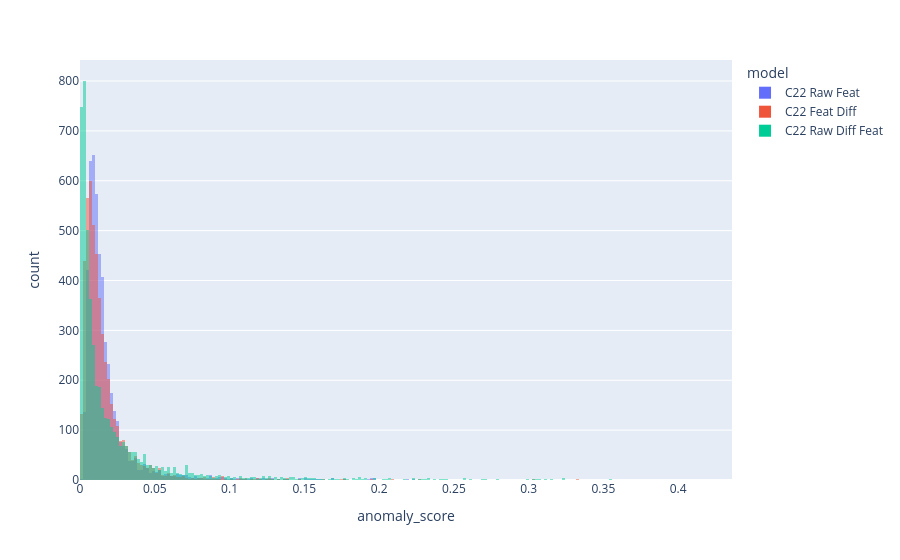

Write notebook code for a chart like this one.
### Code cell
scores_long = pd.concat(
    [s.df[["anomaly_score"]].dropna().assign(model=name) for name, s in c22_day_scores.items()],
    ignore_index=True,
)
px.histogram(scores_long, x="anomaly_score", color="model", barmode="overlay", opacity=0.5)

### Figure 1 — Plotly figure (JSON) as saved in the notebook; plotly's stock layout.template omitted (floating-point values rounded to 4 significant figures; data arrays with more than 128 entries replaced by an {"elided": "..."} marker saying what was removed)
{"data": [{"bingroup": "x", "hovertemplate": "model=C22 Raw Feat<br>anomaly_score=%{x}<br>count=%{y}<extra></extra>", "legendgroup": "C22 Raw Feat", "marker": {"color": "#636efa", "opacity": 0.5, "pattern": {"shape": ""}}, "name": "C22 Raw Feat", "orientation": "v", "showlegend": true, "type": "histogram", "x": {"elided": "5000 float values"}, "xaxis": "x", "yaxis": "y"}, {"bingroup": "x", "hovertemplate": "model=C22 Feat Diff<br>anomaly_score=%{x}<br>count=%{y}<extra></extra>", "legendgroup": "C22 Feat Diff", "marker": {"color": "#EF553B", "opacity": 0.5, "pattern": {"shape": ""}}, "name": "C22 Feat Diff", "orientation": "v", "showlegend": true, "type": "histogram", "x": {"elided": "5000 float values"}, "xaxis": "x", "yaxis": "y"}, {"bingroup": "x", "hovertemplate": "model=C22 Raw Diff Feat<br>anomaly_score=%{x}<br>count=%{y}<extra></extra>", "legendgroup": "C22 Raw Diff Feat", "marker": {"color": "#00cc96", "opacity": 0.5, "pattern": {"shape": ""}}, "name": "C22 Raw Diff Feat", "orientation": "v", "showlegend": true, "type": "histogram", "x": {"elided": "5000 float values"}, "xaxis": "x", "yaxis": "y"}], "layout": {"barmode": "overlay", "legend": {"title": {"text": "model"}, "tracegroupgap": 0}, "margin": {"t": 60}, "xaxis": {"anchor": "y", "domain": [0, 1], "title": {"text": "anomaly_score"}}, "yaxis": {"anchor": "x", "domain": [0, 1], "title": {"text": "count"}}}}
